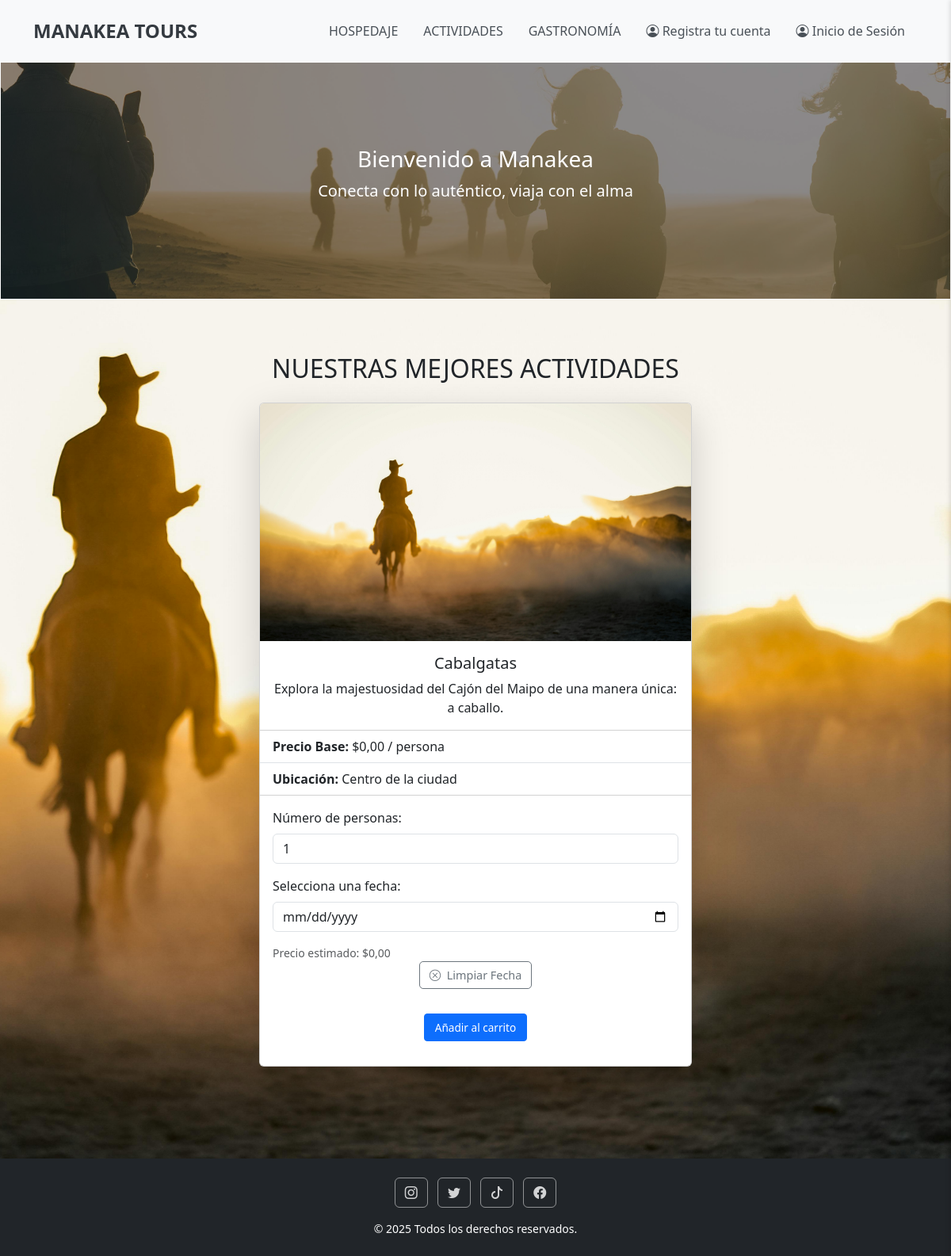
Page /detalle_actividad/19/ on the earlier database version.
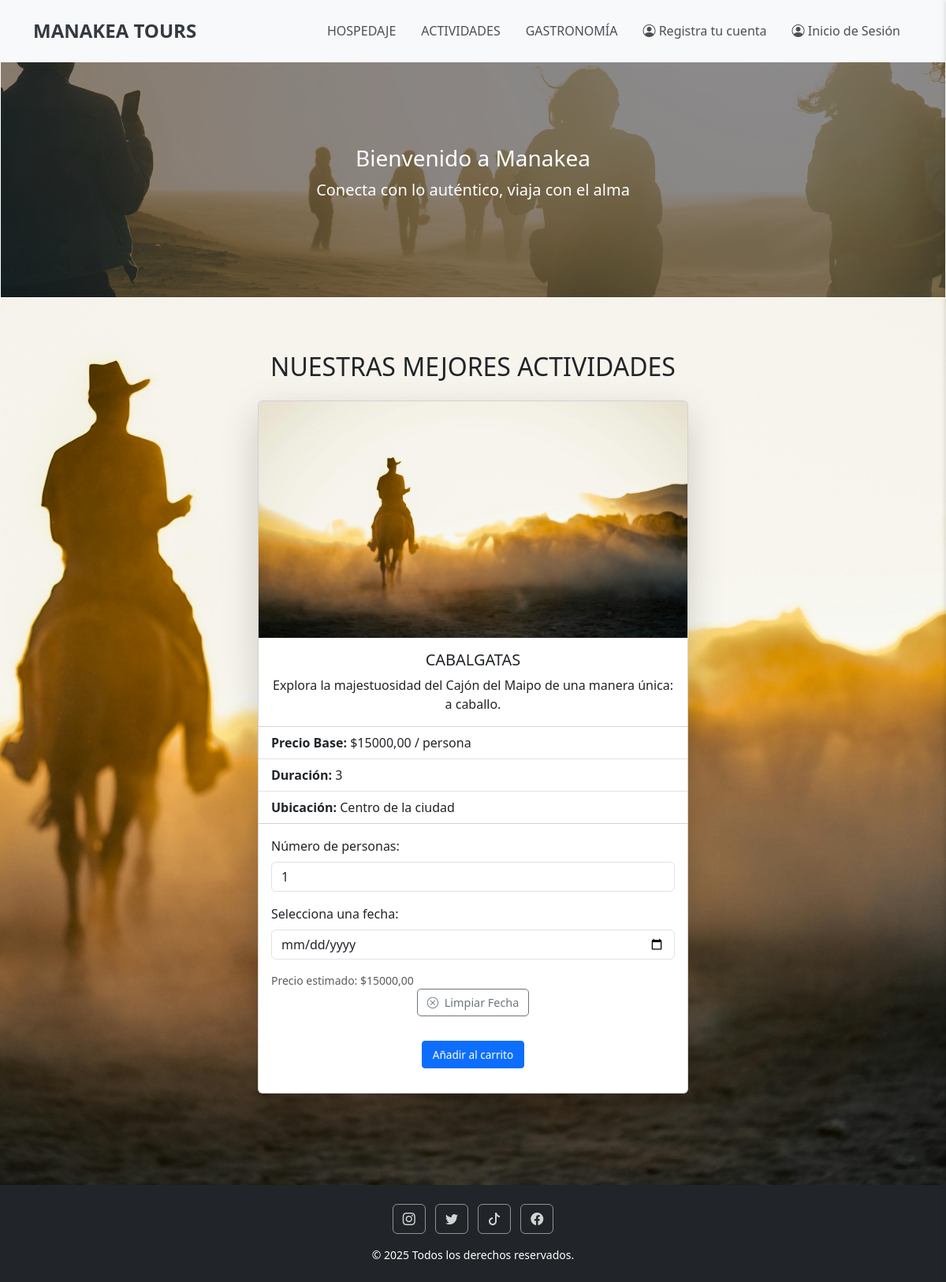
Same page on the later database version.
### core/models.py (models this page shows, shortened)
class Servicio(models.Model):
    nombre = models.CharField(max_length=200)
    descripcion = models.TextField()
    tipo_servicio = models.ForeignKey('TipoServicio', on_delete=models.CASCADE)
    precio_base = models.DecimalField(max_digits=10, decimal_places=2, default=0.00)
    ubicacion = models.CharField(max_length=255, default='')
    duracion = models.CharField(max_length=100, blank=True, null=True)
    habitacion = models.IntegerField(blank=True, null=True)
    imagen = models.ImageField(upload_to='servicios_imagenes/', blank=True, null=True)
    anfitrion = models.ForeignKey('Usuario', on_delete=models.CASCADE, related_name='servicios_ofrecidos', null=True, blank=True)
    num_persona = models.IntegerField(default=1, # Default to 1 person if not specified
    help_text="Número de personas que pueden participar en esta actividad")

### core/views.py (the view)
# urls.py: path('detalle_actividad/<int:servicio_id>/', views.detalle_actividad, name='detalle_actividad'),
def detalle_actividad(request, servicio_id):
    servicio = get_object_or_404(Servicio, pk=servicio_id, tipo_servicio__nombre='actividad')
    context = {
        'servicio': servicio,
    }
    return render(request, 'core/detalle_actividad.html', context)

### core/templates/core/detalle_actividad.html (shortened to what this page needs)
{% load static %}
<!DOCTYPE html>
<html lang="es">
<head>
    <link rel="stylesheet" href="{% static 'css/global.css'%}">
    <link rel="stylesheet" href="{% static 'css/carrito.css'%}">
    <link href="https://cdn.jsdelivr.net/npm/bootstrap@5.3.3/dist/css/bootstrap.min.css" rel="stylesheet">
    <link rel="stylesheet" href="https://cdn.jsdelivr.net/npm/bootstrap-icons@1.10.5/font/bootstrap-icons.css">
    <link rel="stylesheet" href="https://cdn.jsdelivr.net/npm/flatpickr/dist/flatpickr.min.css">
</head>
<body>
<div id="main-content">
    <section class="bg-3">
        <nav class="navbar navbar-expand-lg navbar-light bg-light">
            <div class="container">
                {% if user.is_authenticated %}
                    <a class="navbar-brand fw-bold" href="{% url 'inicioregistrado' %}">MANAKEA TOURS</a>
                {% else %}
                    <a class="navbar-brand fw-bold" href="{% url 'inicio' %}">MANAKEA TOURS</a>
                {% endif %}
                <div class="collapse navbar-collapse justify-content-end" id="navbarNav">
                    <ul class="navbar-nav">
                        {% if user.is_authenticated %}
                            <li class="nav-item d-flex align-items-center">
                                <span class="nav-link welcome-message">
                                    BIENVENIDO {{ user.nombre|upper }} {{ user.apellido|upper }}
                                    {% if user.tipo_usuario %}
                                        <span class="user-role">({{ user.tipo_usuario.tipo_nombre|upper }})</span>
                                    {% endif %}
                                </span>
                            </li>
                            <li class="nav-item">
                                <a class="nav-link {% if request.resolver_match.url_name == 'hospedaje' %}active{% endif %}" href="{% url 'hospedaje' %}">HOSPEDAJE</a>
                            </li>
                            <li class="nav-item">
                                <a class="nav-link {% if request.resolver_match.url_name == 'actividad' %}active{% endif %}" href="{% url 'actividad' %}">ACTIVIDADES</a>
                            </li>
                            <li class="nav-item">
                                <a class="nav-link {% if request.resolver_match.url_name == 'gastronomia' %}active{% endif %}" href="{% url 'gastronomia' %}">GASTRONOMÍA</a>
                            </li>
                            <li class="nav-item">
                                <a class="nav-link" href="{% url 'perfil' %}">PERFIL</a>
                            </li>
                            {% if user.tipo_usuario and user.tipo_usuario.tipo_nombre == 'cliente' %}
                                <li class="nav-item">
                                    <a class="nav-link carrito-trigger" href="#">
                                        <i class="bi bi-cart"></i>
                                    </a>
                                </li>
                            {% endif %}
                            <li class="nav-item">
                                <a class="nav-link btn btn-outline-danger btn-sm ms-2" href="{% url 'logout' %}">
                                    <i class="bi bi-box-arrow-right me-1"></i> Cerrar Sesión
                                </a>
                            </li>
                        {% else %}
                            <li class="nav-item">
                                <a class="nav-link {% if request.resolver_match.url_name == 'hospedaje' %}active{% endif %}" href="{% url 'hospedaje' %}">HOSPEDAJE</a>
                            </li>
                            <li class="nav-item">
                                <a class="nav-link {% if request.resolver_match.url_name == 'actividad' %}active{% endif %}" href="{% url 'actividad' %}">ACTIVIDADES</a>
                            </li>
                            <li class="nav-item">
                                <a class="nav-link {% if request.resolver_match.url_name == 'gastronomia' %}active{% endif %}" href="{% url 'gastronomia' %}">GASTRONOMÍA</a>
                            </li>
                            <li class="nav-item">
                                <a class="nav-link {% if request.resolver_match.url_name == 'registro' %}active{% endif %}" href="{% url 'registro' %}">
                                    <i class="bi bi-person-circle"></i> Registra tu cuenta
                                </a>
                            </li>
                            <li class="nav-item">
                                <a class="nav-link {% if request.resolver_match.url_name == 'login' %}active{% endif %}" href="{% url 'login' %}">
                                    <i class="bi bi-person-circle"></i> Inicio de Sesión
                                </a>
                            </li>
                        {% endif %}
                    </ul>
                </div>
            </div>
        </nav>
        <div id="carouselExampleSlidesOnly" class="carousel slide border border-white" data-bs-ride="carousel" style="height: 300px;">
            <div class="carousel-inner h-100">
                <div class="carousel-item active position-relative h-100">
                    <img src="{% static 'img/cajon-3.jpg' %}" class="d-block w-100 h-100 object-fit-cover" alt="Embalse El Yeso, Cajón del Maipo">
                    <div class="position-absolute top-0 start-0 w-100 h-100 d-flex flex-column justify-content-center align-items-center text-white bg-dark bg-opacity-50">
                        <h1 class="h3">Bienvenido a Manakea</h1>
                        <p class="lead">Conecta con lo auténtico, viaja con el alma</p>
                    </div>
                </div>
            </div>
        </div>
        <div class="container my-5">
            <h2 class="text-center mb-4">NUESTRAS MEJORES ACTIVIDADES</h2>
        <div class="row justify-content-center">
            <div class="col-md-8 col-lg-6">
                <div class="card h-100 shadow-lg">
                {% if servicio.imagen %}
                    <img src="{{ servicio.imagen.url }}" class="card-img-top" alt="{{ servicio.nombre }}">
                {% else %}
                    <img src="{% static 'img/no-image.jpg' %}" class="card-img-top" alt="Sin imagen disponible">
                {% endif %}
                <div class="card-body">
                    <h5 class="card-title">{{ servicio.nombre }}</h5>
                    <p class="card-text">{{ servicio.descripcion }}</p>
                </div>
                <ul class="list-group list-group-flush">
                    <li class="list-group-item">
                        <strong>Precio Base:</strong> $<span class="service-base-price">{{ servicio.precio_base|floatformat:2 }}</span> / persona
                    </li>
                    {% if servicio.duracion %}
                        <li class="list-group-item"><strong>Duración:</strong> {{ servicio.duracion }}</li>
                    {% endif %}
                    {% if servicio.ubicacion %}
                        <li class="list-group-item"><strong>Ubicación:</strong> {{ servicio.ubicacion }}</li>
                    {% endif %}
                </ul>
                <div class="card-body">
                    <form action="#" method="POST" class="add-to-cart-form reservation-form"
                            data-service-id="{{ servicio.id }}"
                            data-service-type="Actividad"
                            data-price-per-person="{{ servicio.precio_base }}">
                        <div class="mb-3">
                            <label for="cantidad-participantes-{{ servicio.id }}" class="form-label">Número de personas:</label>
                            <input type="number" class="form-control num-personas-input"
                                        id="cantidad-participantes-{{ servicio.id }}" name="cantidad_participantes" value="1" min="1">
                        </div>
                        <div class="mb-3">
                            <label for="fecha-actividad-{{ servicio.id }}" class="form-label">Selecciona una fecha:</label>
                            <input type="date" class="form-control single-date-picker date-input"
                                        id="fecha-actividad-{{ servicio.id }}" name="fecha_actividad" required>
                        </div>
                        <div class="form-text mt-2 text-muted" id="price-display-actividad-{{ servicio.id }}">Precio estimado: ${{ servicio.precio_base|floatformat:2 }}</div>
                        <div class="d-flex justify-content-center mb-3">
                            <button type="button" class="btn btn-outline-secondary btn-sm clear-flatpickr" data-target-flatpickr="fecha-actividad-{{ servicio.id }}">
                                <i class="bi bi-x-circle me-1"></i> Limpiar Fecha
                            </button>
                        </div>
                        <div class="card-hospedaje d-flex justify-content-center">
                            {% if user.is_authenticated and user.tipo_usuario and user.tipo_usuario.tipo_nombre == 'cliente' %}
                                <button type="submit" class="btn btn-success btn-sm add-to-cart-btn">Añadir al carrito</button>
                            {% else %}
                                <button type="button" class="btn btn-primary d-block mx-auto" style="padding: 0.4rem 0.8rem; width: fit-content; font-size: 0.85rem;"
                                        data-bs-toggle="popover" data-bs-placement="right"
                                        data-bs-title="Advertencia"
                                        data-bs-content="Necesitas estar registrado para poder acceder al carrito de compras y poder reservar!!">
                                    Añadir al carrito
                                </button>
                            {% endif %}
                        </div>
                    </form>
                </div>
            </div>
        </div>
    </div>
</div>
        <footer class="bg-dark text-center text-white py-4 mt-5">
            <div class="container">
                <div class="mb-3">
                    <a href="https://www.instagram.com" target="_blank" class="btn btn-outline-light mx-1"><i class="bi bi-instagram"></i></a>
                    <a href="https://www.twitter.com" target="_blank" class="btn btn-outline-light mx-1"><i class="bi bi-twitter"></i></a>
                    <a href="https://www.tiktok.com" target="_blank" class="btn btn-outline-light mx-1"><i class="bi bi-tiktok"></i></a>
                    <a href="https://www.facebook.com" target="_blank" class="btn btn-outline-light mx-1"><i class="bi bi-facebook"></i></a>
                </div>
                <p class="mb-0 small">&copy; 2025 Todos los derechos reservados.</p>
            </div>
        </footer>
    </section>
</div>
</body>
</html>

### core/static/css/global.css (style rules this page uses)
body { min-height: 100vh; display: flex; flex-direction: column; margin: 0; padding: 0; }
.bg-3 { background-image: url(../img/cabalgata.jpg); background-repeat: no-repeat; background-position: center center; background-size: cover; min-height: 100vh; display: flex; flex-direction: column; }
.bg-5 > .container.my-5, .bg > .container, .bg-2 > .container, .bg-3 > .container, .bg-4 > .container, .bg-profile > .container { flex-grow: 1; padding-top: 20px; padding-bottom: 20px; }
.card-img-top { height: 300px; object-fit: cover; }
.card-body { display: flex; flex-direction: column; }
.card-title, .card-text { text-align: center; }
.btn { margin-top: auto; }
.card .btn { border-radius: 0.25rem; transition: all 0.2s ease-in-out; font-weight: 500; }
.card .btn-sm { padding: 0.35rem 0.75rem !important; font-size: 0.9rem !important; border-radius: 5px !important; }
.navbar { background-color: rgba(255, 255, 255, 0.85) !important; box-shadow: 0 2px 10px rgba(0,0,0,0.1); padding: 1rem 0 !important; }
.navbar-brand { font-size: 1.5rem !important; color: #343a40 !important; font-weight: 700 !important; }
.navbar-nav .nav-link { color: #495057 !important; font-weight: 500 !important; margin: 0 0.5rem; transition: color 0.3s ease; }
footer { background-color: rgba(33, 37, 41, 0.9) !important; padding: 2rem 0 !important; color: rgba(255, 255, 255, 0.8) !important; }
footer .btn-outline-light { border-color: rgba(255, 255, 255, 0.5) !important; color: rgba(255, 255, 255, 0.8) !important; }
.card-hospedaje { text-align: center; padding-top: 15px; padding-bottom: 15px; }

### core/static/css/carrito.css (style rules this page uses)
#main-content { transition: margin-right 0.3s ease-in-out; }

Differences in the rows shown:
changed Servicio "Explora la majestuosidad del Cajón del Maipo de una manera única: a caballo.": nombre "Cabalgatas" → "CABALGATAS"; precio_base "0,00" → "15000,00"; duracion (not shown) → "3"
Other differences:
text now shown: "Duración:"
